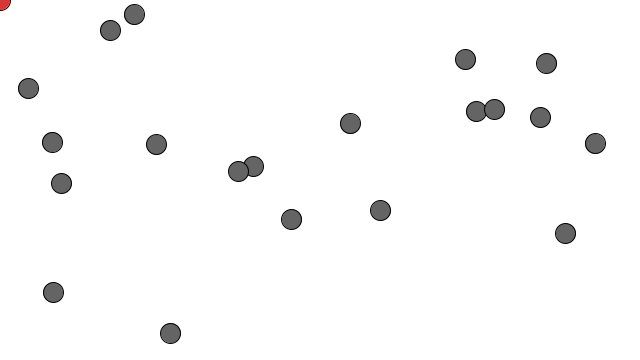
Frame 1 (no input)
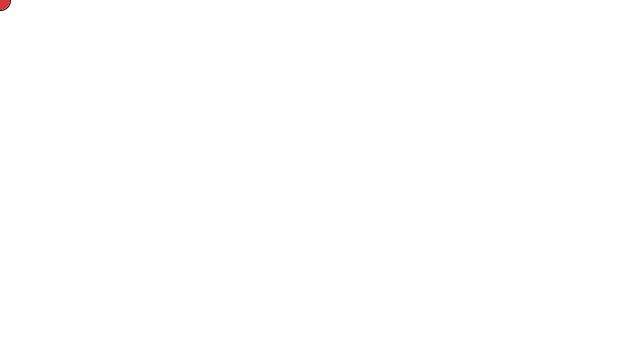
Frame 60 (the mouse pressed at the canvas centre just before this capture)
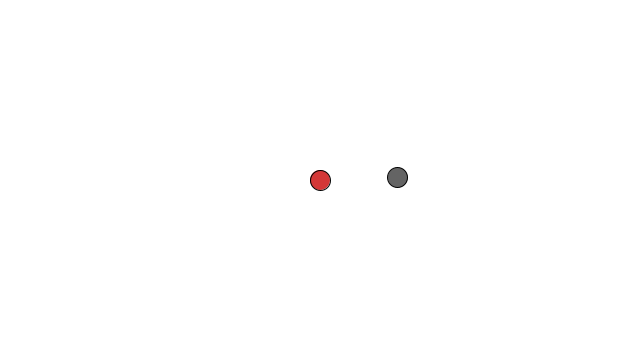
Frame 120 (the mouse held since frame 60 and released just before this capture)

The Processing sketch that drew these frames (run headless with seeded random() and noise(); from frame 60 on, the mouse is pressed at the canvas centre):

// Processing sketch: noc02_11_attraction_repulsion
// ── noc02_11_attraction_repulsion.pde
Mover[] movers = new Mover[20];

Attractor mouseAttractor;

void setup() {
  size(640,360);
  
  for(int i=0;i<movers.length;i++) {
    movers[i]= new Mover(random(0.1,2),random(10,width-10),random(10,height-10));
  }  
  
  mouseAttractor = new Attractor(width/2,height/2);
}

void draw() {
  background(255);  
       
  for(int i=0;i<movers.length;i++) {    
    for(int j=0;j<movers.length;j++) {
      if (i != j) {
        PVector force = movers[j].repel(movers[i]);
        movers[i].applyForce(force);
      }
    }
    PVector force = mouseAttractor.attract(movers[i]);
    movers[i].applyForce(force);
    
    movers[i].update();
    movers[i].display();  
  }  
  
  mouseAttractor.display();
}
// ── Attractor.pde
class Attractor {
  float mass;  
  PVector location;
  float G;
  
  Attractor(float x, float y) {
    location = new PVector(x, y);
    mass = 20;
    G = 1.0;
  }
  
  void display() {
    stroke(0);
    fill(200,0,0,200);
    ellipse(location.x, location.y, mass, mass);
  }  
  
  PVector attract(Mover m) {   
    location.x = mouseX;
    location.y = mouseY;
    
    PVector force = PVector.sub(location, m.location);
    
    float distance = force.mag();
    // 
    distance = constrain(distance,5,25);
     
    force.normalize();
    
    float strength = (G*mass*mass)/(distance*distance);
    
    force.mult(strength);
    
    return force;
  }
}
// ── Mover.pde
class Mover {
  
  PVector location;
  PVector velocity;
  PVector acceleration;
  
  float mass;
  
  float G;
  
  Mover(float m, float x, float y) {
    mass = m;
    location = new PVector(x,y);
    velocity = new PVector(0,0);
    acceleration = new PVector(0,0);
    G = 1.0;
  }
  
  void applyForce(PVector force) {
    PVector f = PVector.div(force, mass);
    acceleration.add(f);
  }
  
  PVector repel(Mover m) {
    
    PVector force = PVector.sub(m.location, location); // direction is reversed
    
    float distance = force.mag();
    
    distance = constrain(distance,5,25);
     
    force.normalize();
    
    float strength = (G*mass*mass)/(distance*distance);
    
    force.mult(strength);    
    
    return force;
  }
  
  void update(){   
    
    velocity.add(acceleration);    
    location.add(velocity);
    
    acceleration.mult(0);    
  }
  
  void display() {
    stroke(0);
    fill(100);  
    ellipse(location.x,location.y, 20, 20);
  }  
  
  
  void checkEdges() {
    if (location.x > width) {      
      velocity.x *= -1;
    } else if (location.x < 0) {      
      velocity.x *= -1;      
    }    
    
    if (location.y > height) {
      velocity.y *= -1;
    } else if (location.y < 0) {
      velocity.y *= -1;
    }
  }  
    
}
